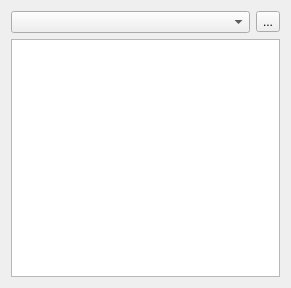
<?xml version="1.0" encoding="utf-8"?>
<ui version="4.0">
 <author>
    SPDX-FileCopyrightText: none
    SPDX-License-Identifier: GPL-3.0-or-later
  </author>
 <class>WdgSvgCollection</class>
 <widget class="QWidget" name="WdgSvgCollection">
  <property name="geometry">
   <rect>
    <x>0</x>
    <y>0</y>
    <width>291</width>
    <height>288</height>
   </rect>
  </property>
  <layout class="QVBoxLayout" name="verticalLayout">
   <item>
    <layout class="QHBoxLayout" name="horizontalLayout">
     <item>
      <widget class="KisSqueezedComboBox" name="cmbCollections"/>
     </item>
     <item>
      <widget class="QToolButton" name="vectorPresetsConfigureButton">
       <property name="text">
        <string>...</string>
       </property>
      </widget>
     </item>
    </layout>
   </item>
   <item>
    <widget class="QListView" name="listCollection"/>
   </item>
  </layout>
 </widget>
 <customwidgets>
  <customwidget>
   <class>KisSqueezedComboBox</class>
   <extends>QComboBox</extends>
   <header>KisSqueezedComboBox.h</header>
  </customwidget>
 </customwidgets>
 <resources/>
 <connections/>
</ui>
